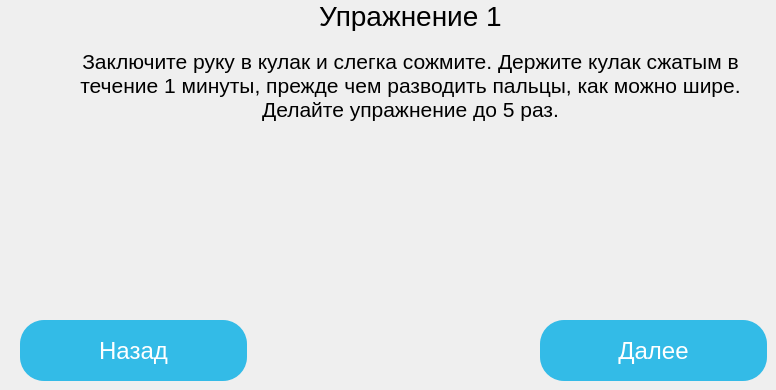
      <widget class="QWidget" name="page_4">
       <widget class="QLabel" name="main_label_4">
        <property name="geometry">
         <rect>
          <x>300</x>
          <y>0</y>
          <width>221</width>
          <height>31</height>
         </rect>
        </property>
        <property name="styleSheet">
         <string notr="true">width: 609px;
height: 227px;
left: 105px;
top: 97px;

font-family: 'Graduate';
font-style: normal;
font-weight: 400;
font-size: 28px;
line-height: 23px;
text-align: center;

color: #000000;</string>
        </property>
        <property name="text">
         <string>Упражнение 1</string>
        </property>
        <property name="alignment">
         <set>Qt::AlignCenter</set>
        </property>
        <property name="wordWrap">
         <bool>true</bool>
        </property>
       </widget>
       <widget class="QLabel" name="sub_label_2">
        <property name="geometry">
         <rect>
          <x>70</x>
          <y>50</y>
          <width>681</width>
          <height>71</height>
         </rect>
        </property>
        <property name="styleSheet">
         <string notr="true">width: 609px;
height: 227px;
left: 105px;
top: 97px;

font-family: 'Graduate';
font-style: normal;
font-weight: 400;
font-size: 21px;
line-height: 23px;
text-align: center;

color: #000000;</string>
        </property>
        <property name="text">
         <string>Заключите руку в кулак и слегка сожмите. Держите кулак сжатым в течение 1 минуты, прежде чем разводить пальцы, как можно шире. Делайте упражнение до 5 раз.</string>
        </property>
        <property name="alignment">
         <set>Qt::AlignCenter</set>
        </property>
        <property name="wordWrap">
         <bool>true</bool>
        </property>
       </widget>
       <widget class="QLabel" name="img_label_2">
        <property name="geometry">
         <rect>
          <x>260</x>
          <y>170</y>
          <width>281</width>
          <height>171</height>
         </rect>
        </property>
        <property name="text">
         <string/>
        </property>
        <property name="pixmap">
         <pixmap resource="res/res.qrc">:/img/img/img_2.png</pixmap>
        </property>
        <property name="alignment">
         <set>Qt::AlignCenter</set>
        </property>
       </widget>
       <widget class="QPushButton" name="next_pushButton_3">
        <property name="geometry">
         <rect>
          <x>540</x>
          <y>320</y>
          <width>227</width>
          <height>61</height>
         </rect>
        </property>
        <property name="styleSheet">
         <string notr="true">width: 227px;
height: 61px;
left: 287px;
top: 257px;

background: #33BBE7;
box-shadow: 0px 4px 4px rgba(0, 0, 0, 0.25), 0px 4px 4px rgba(0, 0, 0, 0.25);
border-radius: 24px;

font-family: 'Hind';
font-style: normal;
font-weight: 400;
font-size: 24px;
line-height: 38px;
text-align: center;

color: #FFFFFF;</string>
        </property>
        <property name="text">
         <string>Далее</string>
        </property>
       </widget>
       <widget class="QPushButton" name="previous_pushButton">
        <property name="geometry">
         <rect>
          <x>20</x>
          <y>320</y>
          <width>227</width>
          <height>61</height>
         </rect>
        </property>
        <property name="styleSheet">
         <string notr="true">width: 227px;
height: 61px;
left: 287px;
top: 257px;

background: #33BBE7;
box-shadow: 0px 4px 4px rgba(0, 0, 0, 0.25), 0px 4px 4px rgba(0, 0, 0, 0.25);
border-radius: 24px;

font-family: 'Hind';
font-style: normal;
font-weight: 400;
font-size: 24px;
line-height: 38px;
text-align: center;

color: #FFFFFF;</string>
        </property>
        <property name="text">
         <string>Назад</string>
        </property>
       </widget>
      </widget>
